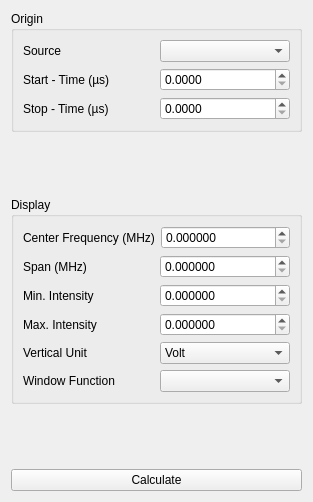
             <widget class="QWidget" name="pFFT">
              <property name="geometry">
               <rect>
                <x>0</x>
                <y>0</y>
                <width>313</width>
                <height>502</height>
               </rect>
              </property>
              <attribute name="label">
               <string>FFT</string>
              </attribute>
              <layout class="QVBoxLayout" name="verticalLayout_12">
               <item>
                <widget class="QGroupBox" name="groupBox_14">
                 <property name="title">
                  <string>Origin</string>
                 </property>
                 <layout class="QVBoxLayout" name="verticalLayout_21">
                  <item>
                   <layout class="QHBoxLayout" name="horizontalLayout_65">
                    <item>
                     <widget class="QLabel" name="label_50">
                      <property name="text">
                       <string>Source</string>
                      </property>
                     </widget>
                    </item>
                    <item>
                     <widget class="QComboBox" name="coB_FFTSource"/>
                    </item>
                   </layout>
                  </item>
                  <item>
                   <layout class="QHBoxLayout" name="horizontalLayout_63">
                    <item>
                     <widget class="QLabel" name="label_48">
                      <property name="text">
                       <string>Start - Time (µs)</string>
                      </property>
                     </widget>
                    </item>
                    <item>
                     <widget class="QDoubleSpinBox" name="dSB_FFTTimeStart">
                      <property name="decimals">
                       <number>4</number>
                      </property>
                      <property name="maximum">
                       <double>1000.000000000000000</double>
                      </property>
                     </widget>
                    </item>
                   </layout>
                  </item>
                  <item>
                   <layout class="QHBoxLayout" name="horizontalLayout_64">
                    <item>
                     <widget class="QLabel" name="label_49">
                      <property name="text">
                       <string>Stop - Time (µs)</string>
                      </property>
                     </widget>
                    </item>
                    <item>
                     <widget class="QDoubleSpinBox" name="dSB_FFTTimeStop">
                      <property name="decimals">
                       <number>4</number>
                      </property>
                      <property name="maximum">
                       <double>1000.000000000000000</double>
                      </property>
                     </widget>
                    </item>
                   </layout>
                  </item>
                 </layout>
                </widget>
               </item>
               <item>
                <spacer name="verticalSpacer_9">
                 <property name="orientation">
                  <enum>Qt::Vertical</enum>
                 </property>
                 <property name="sizeHint" stdset="0">
                  <size>
                   <width>20</width>
                   <height>40</height>
                  </size>
                 </property>
                </spacer>
               </item>
               <item>
                <widget class="QGroupBox" name="groupBox_15">
                 <property name="title">
                  <string>Display</string>
                 </property>
                 <layout class="QVBoxLayout" name="verticalLayout_22">
                  <item>
                   <layout class="QHBoxLayout" name="horizontalLayout_35">
                    <item>
                     <widget class="QLabel" name="label_24">
                      <property name="text">
                       <string>Center Frequency (MHz)</string>
                      </property>
                     </widget>
                    </item>
                    <item>
                     <widget class="QDoubleSpinBox" name="dSB_CenterFrequency">
                      <property name="decimals">
                       <number>6</number>
                      </property>
                      <property name="maximum">
                       <double>999999.000000000000000</double>
                      </property>
                     </widget>
                    </item>
                   </layout>
                  </item>
                  <item>
                   <layout class="QHBoxLayout" name="horizontalLayout_36">
                    <item>
                     <widget class="QLabel" name="label_25">
                      <property name="text">
                       <string>Span (MHz)</string>
                      </property>
                     </widget>
                    </item>
                    <item>
                     <widget class="QDoubleSpinBox" name="dSB_FFTSpan">
                      <property name="decimals">
                       <number>6</number>
                      </property>
                      <property name="maximum">
                       <double>999999.000000000000000</double>
                      </property>
                     </widget>
                    </item>
                   </layout>
                  </item>
                  <item>
                   <layout class="QHBoxLayout" name="horizontalLayout_39">
                    <item>
                     <widget class="QLabel" name="label_28">
                      <property name="text">
                       <string>Min. Intensity </string>
                      </property>
                     </widget>
                    </item>
                    <item>
                     <widget class="QDoubleSpinBox" name="dSB_FFTMinIntensity">
                      <property name="decimals">
                       <number>6</number>
                      </property>
                      <property name="maximum">
                       <double>999999.000000000000000</double>
                      </property>
                     </widget>
                    </item>
                   </layout>
                  </item>
                  <item>
                   <layout class="QHBoxLayout" name="horizontalLayout_38">
                    <item>
                     <widget class="QLabel" name="label_27">
                      <property name="text">
                       <string>Max. Intensity </string>
                      </property>
                     </widget>
                    </item>
                    <item>
                     <widget class="QDoubleSpinBox" name="dSB_FFTMaxIntensity">
                      <property name="decimals">
                       <number>6</number>
                      </property>
                      <property name="maximum">
                       <double>999999.000000000000000</double>
                      </property>
                     </widget>
                    </item>
                   </layout>
                  </item>
                  <item>
                   <layout class="QHBoxLayout" name="horizontalLayout_37">
                    <item>
                     <widget class="QLabel" name="label_26">
                      <property name="text">
                       <string>Vertical Unit</string>
                      </property>
                     </widget>
                    </item>
                    <item>
                     <widget class="QComboBox" name="coB_FFTUnit">
                      <item>
                       <property name="text">
                        <string>Volt</string>
                       </property>
                      </item>
                      <item>
                       <property name="text">
                        <string>dB</string>
                       </property>
                      </item>
                     </widget>
                    </item>
                   </layout>
                  </item>
                  <item>
                   <layout class="QHBoxLayout" name="horizontalLayout_31">
                    <item>
                     <widget class="QLabel" name="label_17">
                      <property name="text">
                       <string>Window Function</string>
                      </property>
                     </widget>
                    </item>
                    <item>
                     <widget class="QComboBox" name="coB_WindowFunction"/>
                    </item>
                   </layout>
                  </item>
                 </layout>
                </widget>
               </item>
               <item>
                <spacer name="verticalSpacer_3">
                 <property name="orientation">
                  <enum>Qt::Vertical</enum>
                 </property>
                 <property name="sizeHint" stdset="0">
                  <size>
                   <width>20</width>
                   <height>40</height>
                  </size>
                 </property>
                </spacer>
               </item>
               <item>
                <widget class="QPushButton" name="pB_FFT">
                 <property name="text">
                  <string>Calculate</string>
                 </property>
                </widget>
               </item>
              </layout>
             </widget>
